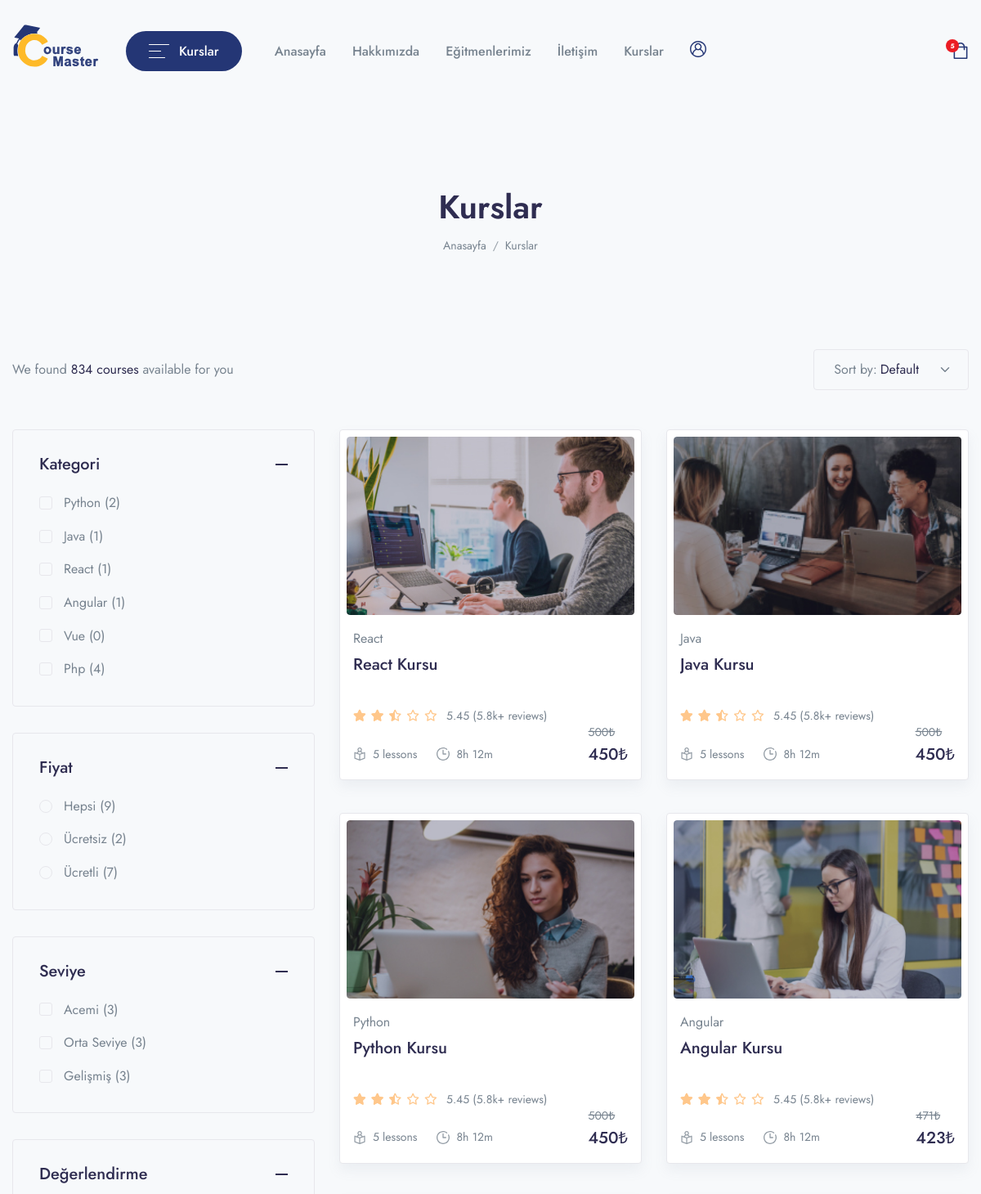
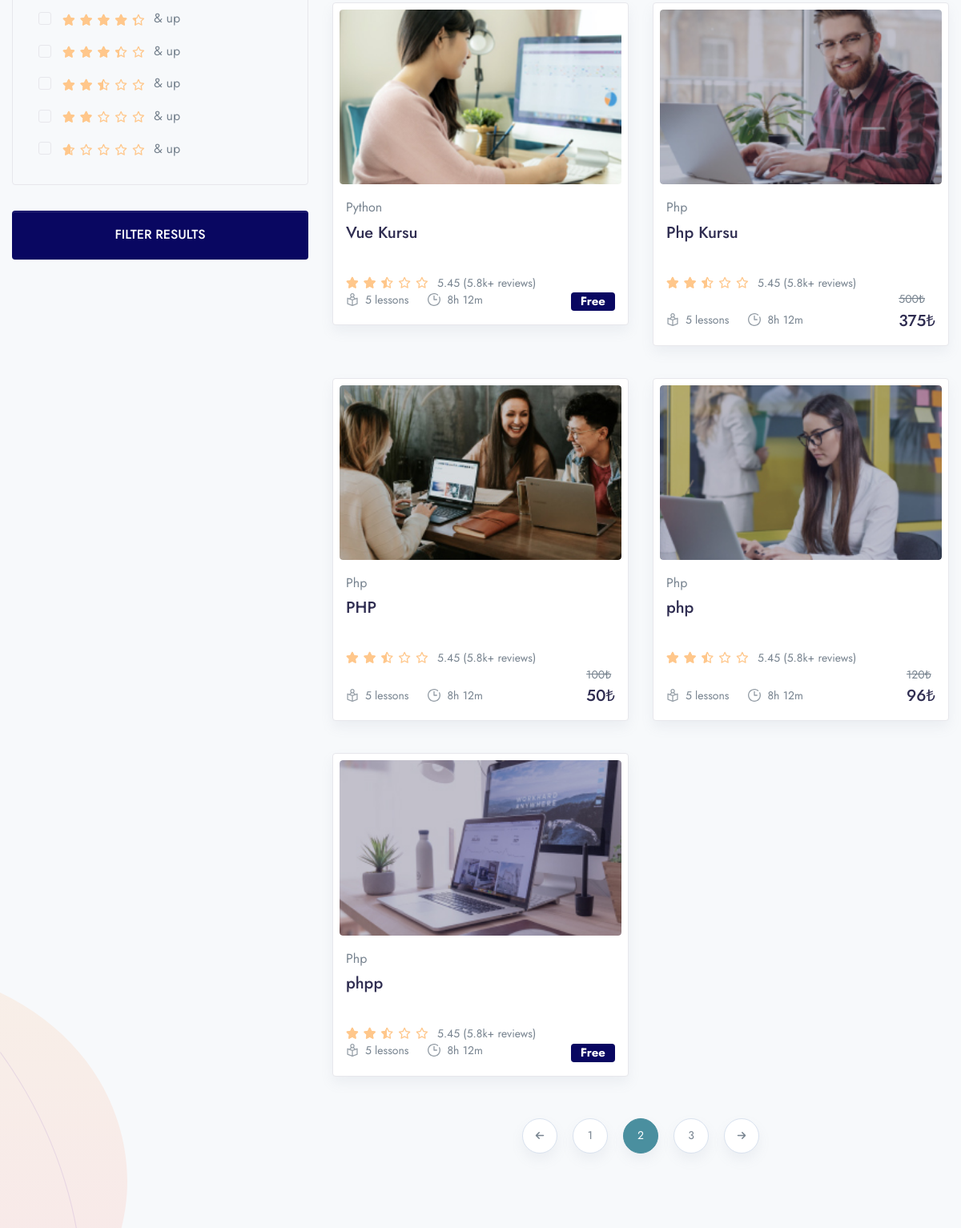
/courses (upper part), run on an earlier commit of the app's database (2 pictures, top to bottom).
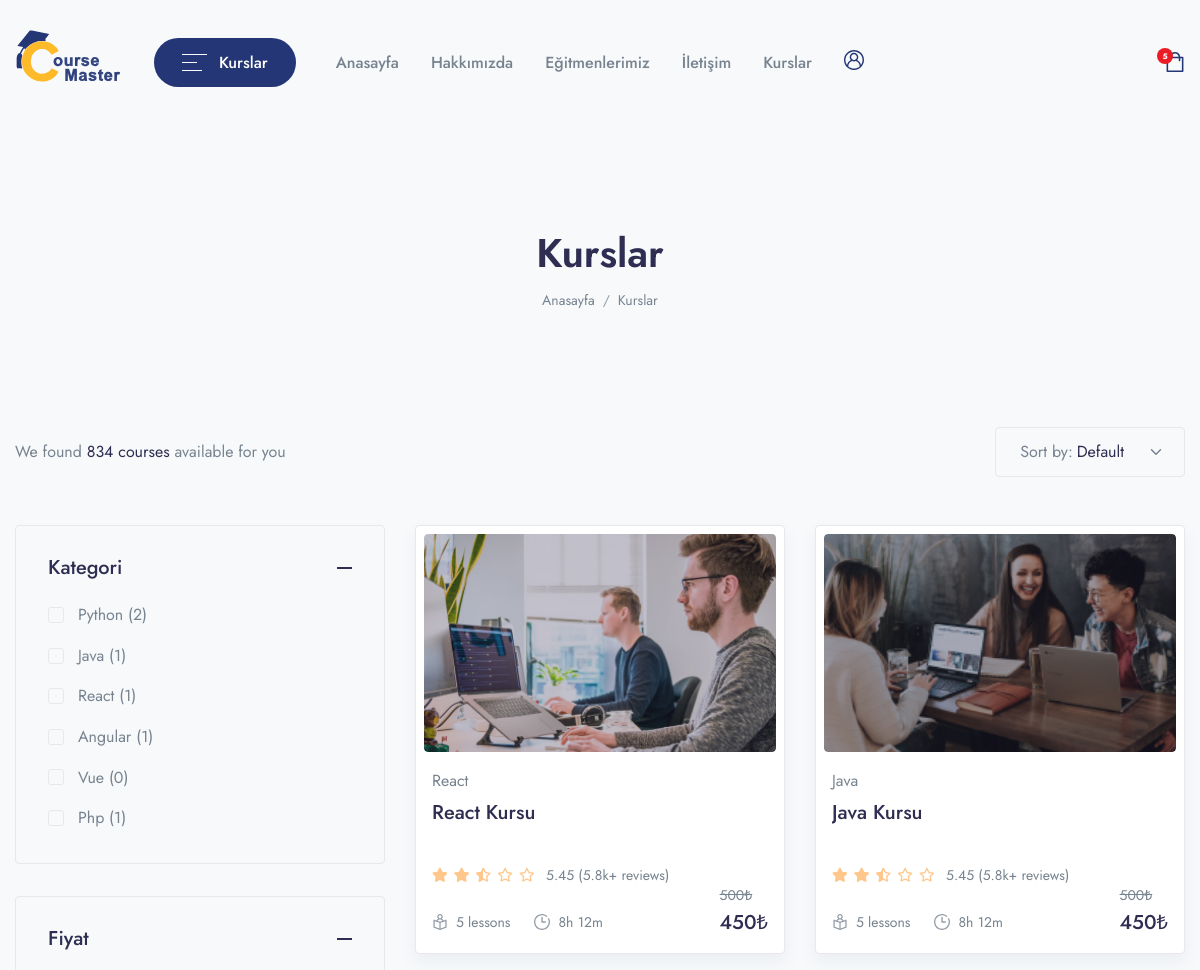
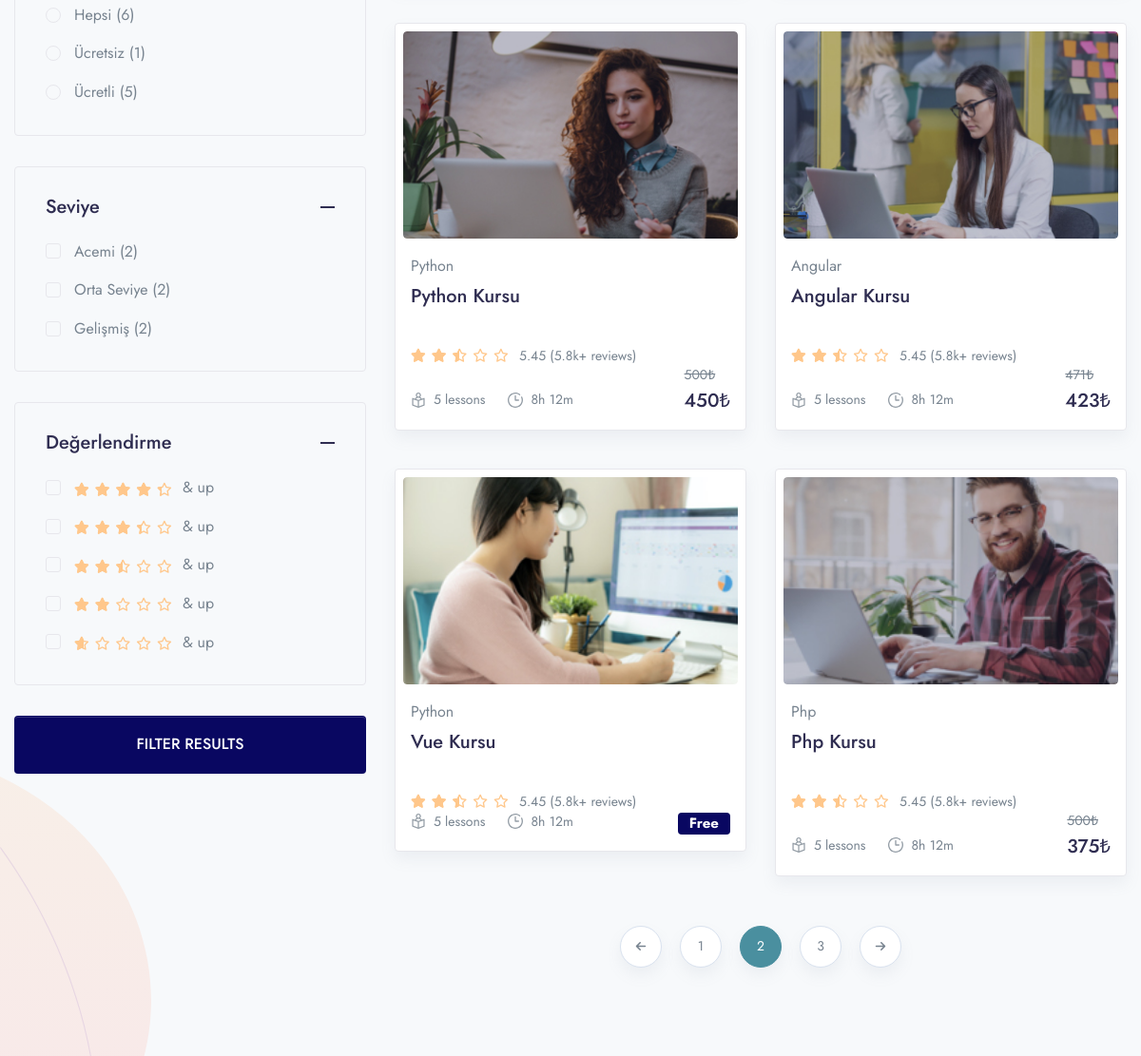
And on a later commit of the database (2 pictures, top to bottom).
### app/models.py (models this page shows, shortened)
class Categories(models.Model):
    icon = models.CharField(max_length=200,null=True)
    name = models.CharField(max_length=200)
    def __str__(self):
        return self.name
    def get_all_category(self):
        return Categories.objects.all().order_by("id")

class Level(models.Model):
    name=models.CharField(max_length=100)

class Course(models.Model):
    STATUS = (
        ('PUBLISH','PUBLISH'),
        ('DRAFT','DRAFT'),
    )
    featured_image = models.ImageField(upload_to="Media/featured_img",null=True)
    featured_video = models.CharField(max_length = 300, null=True)
    title = models.CharField(max_length=500)
    created_at = models.DateField(auto_now_add=True)
    author = models.ForeignKey(Author,on_delete=models.CASCADE,null=True)
    category =models.ForeignKey(Categories,on_delete=models.CASCADE)
    level=models.ForeignKey(Level,on_delete=models.CASCADE,null=True)
    description = models.TextField()
    price = models.IntegerField(null=True,default=0)
    discount = models.IntegerField(null=True)
    language=models.ForeignKey(Language,on_delete=models.CASCADE,null=True)
    Deadline=models.CharField(max_length=100,null=True)
    slug = models.SlugField(default='',max_length=500,null=True,blank=True)
    status=models.CharField(choices=STATUS,max_length=100,null=True)
    Certificate=models.CharField(null=True,max_length=100)
    def get_absolute_url(self):
        from django.urls import reverse
        return reverse("course_details",kwargs={'slug':self.slug})

### CourseMasterApp/views.py (the view)
# urls.py: path('courses',views.SINGLE_COURSE,name="single_course"),
def SINGLE_COURSE(request):
    category=Categories.get_all_category(Categories)
    level=Level.objects.all()
    course=Course.objects.all()
    FreeCourse_count=Course.objects.filter(price=0).count()
    PaidCourse_count=Course.objects.filter(price__gte=1).count()
    context={
        'category':category,
        'level':level,
        'course':course,
        'FreeCourse_count':FreeCourse_count,
        'PaidCourse_count':PaidCourse_count,
    }
    return render(request,'Main/single_course.html',context)

### app/templatetags/course_tags.py (called while the page is built)
@register.simple_tag
def discount_calculation(price,discount):
    if discount is None or discount == 0:
        return price
    sellprice = price
    sellprice = price - (price * discount/100)
    return math.floor(sellprice)

### templates/Main/single_course.html (shortened to what the changed rows need)
{% extends "base.html" %}
{% load static %}
{% block content %}
{% load course_tags %}
    <header class="py-8 py-md-11" style="background-image: none;">
        <div class="container text-center py-xl-2">
            <h1 class="display-4 fw-semi-bold mb-0">Kurslar</h1>
        </div>
    </header>
    <div class="container">
        <div class="row">
            <div class="col-xl-4 mb-5 mb-xl-0">
                <div class=" vertical-scroll" id="courseSidebar">
                    <div class="border rounded mb-6 @@widgetBG">
                        <div id="coursefiltercollapse1" class="collapse show mt-n2 px-6 pb-6" aria-labelledby="coursefilter1" data-parent="#courseSidebar">
                            <ul class="list-unstyled list-group list-checkbox">
                                {% for i in category %}
                                <li class="custom-control custom-checkbox">
                                    <label class="custom-control-label font-size-base" for="category-{{i.id}}">{{i.name}} ({{i.course_set.all.count}})</label>
                                </li>
                                {% endfor %}
                            </ul>
                        </div>
                    </div>
                    <div class="border rounded mb-6 @@widgetBG">
                        <div id="coursefiltercollapse3" class="collapse show mt-n2 px-6 pb-6" aria-labelledby="coursefilter3" data-parent="#courseSidebar">
                            <ul class="list-unstyled list-group list-checkbox">
                                <li class="custom-control custom-radio">
                                    <label class="custom-control-label font-size-base" for="price-1">Hepsi ({{course.all.count}})</label>
                                </li>
                                <li class="custom-control custom-radio">
                                    <label class="custom-control-label font-size-base" for="price-2">Ücretsiz ({{FreeCourse_count}})</label>
                                </li>
                                <li class="custom-control custom-radio">
                                    <label class="custom-control-label font-size-base" for="price-3">Ücretli ({{PaidCourse_count}})</label>
                                </li>
                            </ul>
                        </div>
                    </div>
                    <div class="border rounded mb-6 @@widgetBG">
                        <div id="coursefiltercollapse4" class="collapse show mt-n2 px-6 pb-6" aria-labelledby="coursefilter4" data-parent="#courseSidebar">
                            <ul class="list-unstyled list-group list-checkbox">
                                {% for i in level %}
                                    <li class="custom-control custom-checkbox">
                                        <label class="custom-control-label font-size-base" for="level-{{i.id}}">{{i.name}} ({{i.course_set.all.count}})</label>
                                    </li>
                                {% endfor %}
                            </ul>
                        </div>
                    </div>
                </div>
            </div>
            <div class="col-xl-8">
                <div class="row row-cols-md-2 mb-3" id="filteredCourses">
                    {% for i in course %}
                    <div class="col-md pb-4 pb-md-7">
                        <div class="card border shadow p-2 lift sk-fade">
                            <div class="card-zoom position-relative">
                                <a href="course-single-v5.html" class="card-img sk-thumbnail d-block">
                                    <img class="rounded shadow-light-lg" src="{{i.featured_image}}" alt="...">
                                </a>
                            </div>
                            <div class="card-footer px-2 pb-2 mb-1 pt-4 position-relative">
                                <a href="course-single-v5.html"><span class="mb-1 d-inline-block text-gray-800">{{i.category}}</span></a>
                                <div class="position-relative">
                                    <a href="course-single-v5.html" class="d-block stretched-link"><h4 class="line-clamp-2 h-md-48 h-lg-58 me-md-6 me-lg-10 me-xl-4 mb-2">{{i.title}}</h4></a>
                                    <div class="d-lg-flex align-items-end flex-wrap mb-n1">
                                        <div class="star-rating mb-2 mb-lg-0 me-lg-3">
                                            <div class="rating" style="width:50%;"></div>
                                        </div>
                                        <div class="font-size-sm">
                                            <span>5.45 (5.8k+ reviews)</span>
                                        </div>
                                    </div>
                                    <div class="row mx-n2 align-items-end">
                                        <div class="col px-2">
                                            <ul class="nav mx-n3">
                                                <li class="nav-item px-3">
                                                    <div class="d-flex align-items-center">
                                                        <div class="me-2 d-flex icon-uxs text-secondary">
                                                        </div>
                                                        <div class="font-size-sm">5 lessons</div>
                                                    </div>
                                                </li>
                                                <li class="nav-item px-3">
                                                    <div class="d-flex align-items-center">
                                                        <div class="me-2 d-flex icon-uxs text-secondary">
                                                        </div>
                                                        <div class="font-size-sm">8h 12m</div>
                                                    </div>
                                                </li>
                                            </ul>
                                        </div>
                                        {% if i.price == 0 %}
                                        <div class="col-auto px-2 text-right">
                                            <ins class="h4 mb-0 d-block mb-lg-n1">
                                                <span class="badge badge-primary">Free</span>
                                            </ins>
                                        </div>
                                        {% else %}
                                        <div class="col-auto px-2 text-right">
                                            <del class="font-size-sm">{{i.price}}₺</del>
                                            <ins class="h4 mb-0 d-block mb-lg-n1">{% discount_calculation i.price i.discount %}₺</ins>
                                        </div>
                                        {% endif %}
                                    </div>
                                </div>
                            </div>
                        </div>
                    </div>
                    {% endfor %}
                </div>
            </div>
        </div>
    </div>
{% endblock content %}

What changed in the data, as far as the page shows it:
removed Course: featured_image (picture), category "Php", title "PHP", price "100", price+discount "50"
removed Course: featured_image (picture), category "Php", title "php", price "120", price+discount "96"
removed Course: featured_image (picture), category "Php", title "phpp", price "Free"
computed for Categories "Php": course_set.all.count "4" → "1"
computed for Level "Acemi": course_set.all.count "3" → "2"
computed for Level "Orta Seviye": course_set.all.count "3" → "2"
computed for Level "Gelişmiş": course_set.all.count "3" → "2"
Also different on the page:
{{ course.all.count }}: "9" → "6"
{{ FreeCourse_count }}: "2" → "1"
{{ PaidCourse_count }}: "7" → "5"
